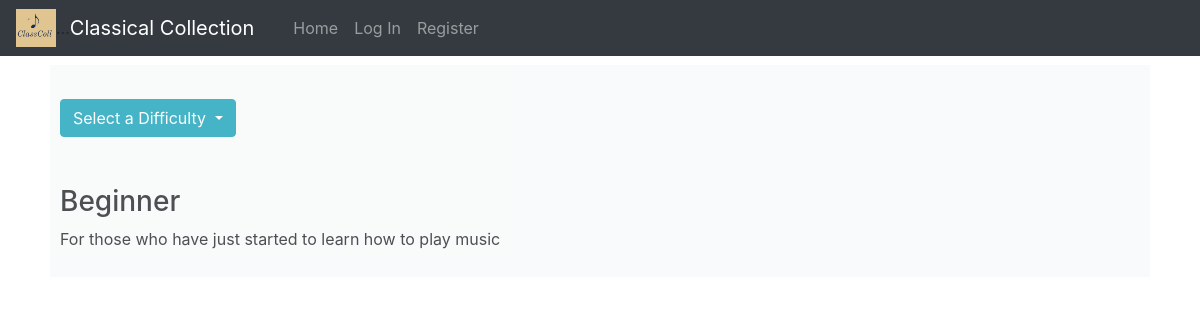
The app's page /difficulty/Beginner with its own data.
### classcoll/models.py (models this page shows, shortened)
class Difficulty(models.Model):
    rating = models.CharField(max_length=20)
    description = models.TextField(null=True)

### classcoll/views/Attributes.py (the view)
# urls.py: path('difficulty/<str:name>', Attributes.difficulty, name="difficulty"),
def difficulty(request, name):
    target = Difficulty.objects.filter(rating=name).first()
    if target is None:
        return render(request, ERROR_FILE)
    else:
        return render(request, DIFFICULTY_FILE, {
            'difficulties': Difficulty.objects.all(),
            'target': target
        })

### classcoll/templates/classcoll/difficulty.html (shortened to what this page needs)
{% extends "classcoll/layout.html" %}
{% load static %}
{% block body %}
    <div class="bg-light my-background">
        <br>
        <div class="dropdown">
            <button class="btn btn-info dropdown-toggle" type="button" id="sortBy" data-bs-toggle="dropdown" aria-expanded="false">
                Select a Difficulty
            </button>
        </div>
        <br>
        <br>
        <h3>{{ target.rating }}</h3>
        <div>
            <p>{{target.description}}</p>
        </div>
    </div>
{% endblock %}

### classcoll/static/classcoll/styles.css (style rules this page uses)
.my-background { opacity: 0.8; padding: 10px; }

### records on screen
Difficulty: rating "Beginner", description "For those who have just started to learn how to play music"
